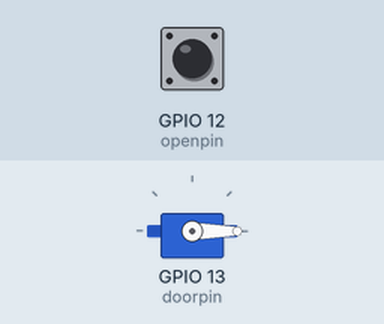
A program run on a simulated ESP32. On the bench: servo. The inputs (shaded band) are chosen by the test bench; at power-on: GPIO 12 (openpin) HIGH.

Above: at 1.2 s.
1.3 s: GPIO 12 (openpin) pulled LOW for 0.15 s
At 1.8 s:
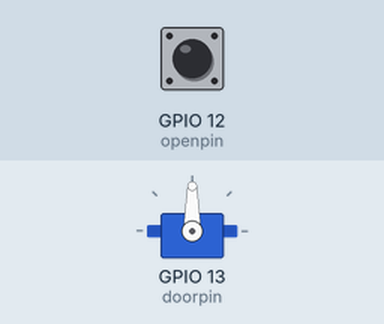
Timing chart, 0 to 4.3 s (numbered marks = the images above; inputs shaded):
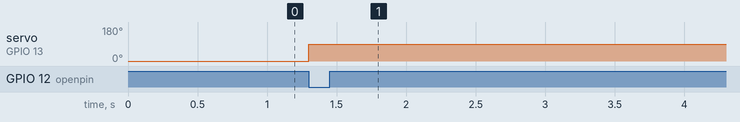

The program:

main.cpp
```cpp
#include <Arduino.h>

// Hardware specific libraries
#if defined(__AVR__)
#include <Servo.h> // Include Servo.h for AVR boards
#elif defined(ESP32)
#include <ESP32Servo.h> // Include ESP32Servo.h for ESP32
#endif

// The servo object
Servo door;

// the pins we're gonna use

uint8_t doorpin = 13;
uint8_t openpin = 12;

void setup()
{
    //Comment the line below if you're using a SG90
    door.attach(doorpin, 600, 1500); // Nessescary for GeekServo
    pinMode(openpin, INPUT_PULLUP);  // The pin in the IR sensor
    door.write(0);
}

/*****************\
 Functions for ease of use
 \*****************/


//Opens the door
void open()
{
    door.write(90);
    delay(2000);
}

//Closes the door
void close(){
   door.write(0);
   delay(100);
}

//The actual stuff......
void loop()
{
    bool prevstate = false;
    bool state = not(digitalRead(openpin));
    //If the sensor detected a car
    if (state == true)
    {open();}
    //CPU optimization (optional)
    else if (state == false and prevstate == false)
    {
        delay(100);
    }
    //If the sensor didn't detect a car
    else
    {close();}
    prevstate=state;
}
```

Measured:
- after the input at 1.3 s, servo on GPIO 13 (doorpin): 0° → 90° at once
